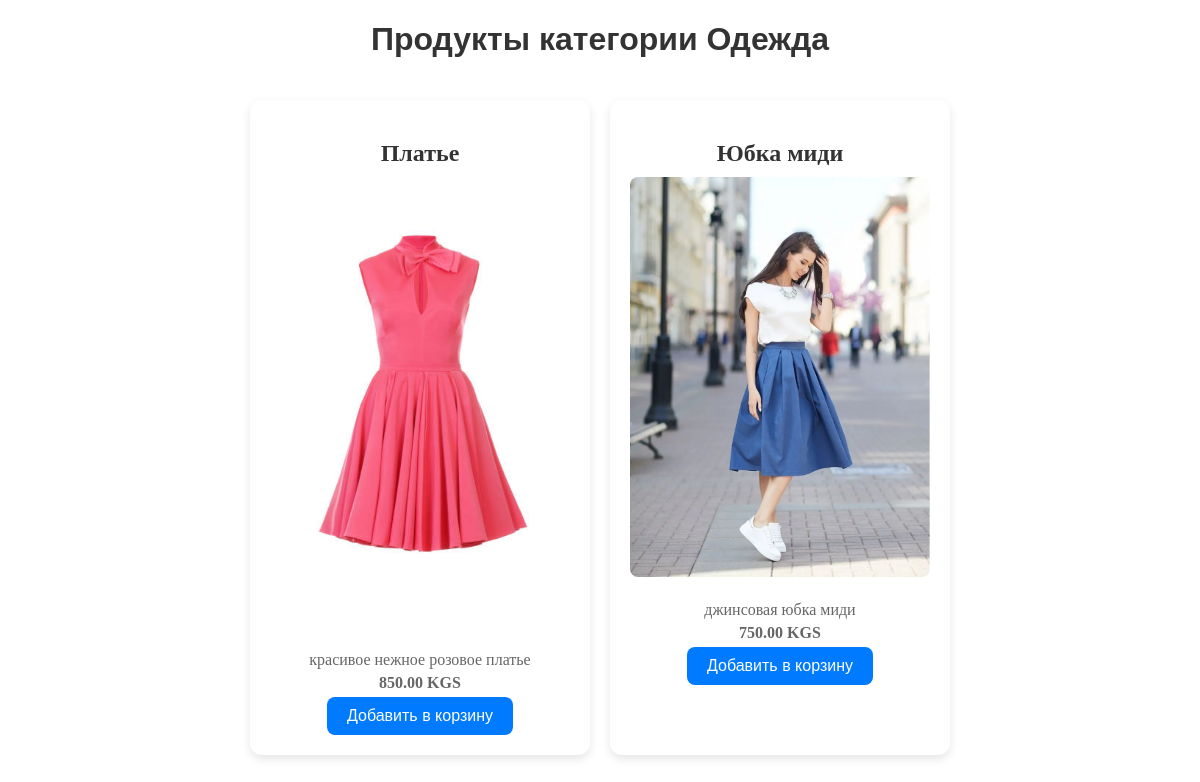
/shop/category/Odeshda/, run on the app's committed database.
### shop/models.py (models this page shows, shortened)
class Category(models.Model):
    name = models.CharField(max_length=100)
    slug = models.SlugField(unique=True, blank=True, null=True)

class Product(models.Model):
    name = models.CharField(max_length=100)
    description = models.TextField(null=True)
    price = models.DecimalField(max_digits=10, decimal_places=2)
    image = models.ImageField(upload_to='products/')
    available = models.BooleanField(default=True)
    created_at = models.DateTimeField(auto_now_add=True)
    category = models.ForeignKey(Category, on_delete=models.CASCADE)

### shop/views.py (the view)
# urls.py: path('category/<slug:category_slug>/', views.product_list, name='product_list_by_category'),
def product_list(request, category_slug):
    category = get_object_or_404(Category, slug=category_slug)
    products = Product.objects.filter(category=category)
    context = {
        'category': category,
        'products': products
    }
    return render(request, 'shop/d_cate.html', context)

### templates/shop/d_cate.html (shortened to what this page needs)
{% extends 'base.html' %}
{% block content %}
<h1 style="text-align: center; font-family: Arial, sans-serif; color: #333;">Продукты категории {{ category.name }}</h1>
<div class="product-container">
    {% for product in products %}
    <div class="product-card">
        <h2>{{ product.name }}</h2>
        {% if product.image %}
            <img src="{{ product.image.url }}" alt="{{ product.name }}">
        {% endif %}
        <p>{{ product.description }}</p>
        <p><strong>{{ product.price }} KGS</strong></p>
        <form action="{% url 'add_to_cart' product.id %}" method="post">
            <button type="submit">Добавить в корзину</button>
        </form>
    </div>
    {% endfor %}
</div>
{% endblock %}

### templates/shop/d_cate.html (style rules this page uses)
.product-container { display: flex; flex-wrap: wrap; gap: 20px; justify-content: center; padding: 20px; }
.product-card { width: 300px; padding: 20px; border-radius: 12px; box-shadow: 0 4px 10px rgba(0, 0, 0, 0.1); background-color: #ffffff; text-align: center; transition: transform 0.3s; }
.product-card img { width: 100%; height: auto; border-radius: 8px; margin-bottom: 15px; }
.product-card h2 { font-size: 24px; color: #333; margin-bottom: 10px; }
.product-card p { font-size: 16px; color: #666; margin: 5px 0; }
.product-card button { background-color: #007bff; color: white; border: none; padding: 10px 20px; border-radius: 8px; font-size: 16px; cursor: pointer; transition: background-color 0.3s; }

### data on the page
Category: name "Одежда"
Product: name "Платье", image (picture), description "красивое нежное розовое платье", price "850.00"
Product: name "Юбка миди", image (picture), description "джинсовая юбка миди", price "750.00"
